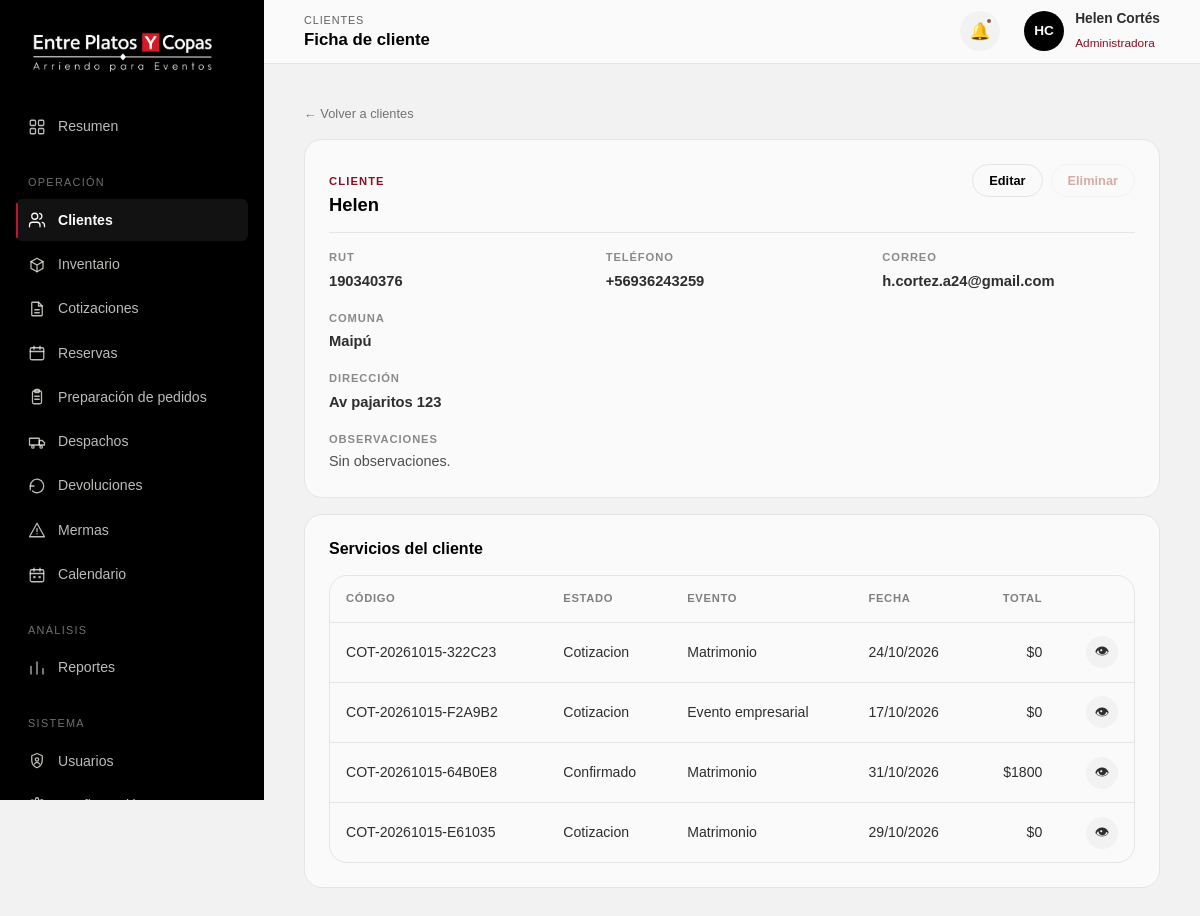
The page /gestion/clientes/6/ (signed in) on the database its author committed.
### Inventario/models.py (models this page shows, shortened)
class Cliente(models.Model):
    negocio = models.ForeignKey(
        Negocio,
        on_delete=models.CASCADE,
        related_name="clientes"
    )
    rut = models.CharField(max_length=20, blank=True)
    nombre = models.CharField(max_length=100)
    apellido = models.CharField(max_length=100, blank=True)
    telefono = models.CharField(max_length=30, blank=True)
    email = models.EmailField(max_length=150, blank=True)
    direccion = models.CharField(max_length=255, blank=True)
    comuna = models.CharField(max_length=100, blank=True)
    observaciones = models.TextField(blank=True)
    activo = models.BooleanField(default=True)
    fecha_creacion = models.DateTimeField(auto_now_add=True)
    fecha_actualizacion = models.DateTimeField(auto_now=True)
    class Meta:
        db_table = "cliente"
        constraints = [
            models.UniqueConstraint(
                fields=["negocio", "rut"],
                condition=~Q(rut=""),
                name="cliente_rut_unico_por_negocio"
            )
        ]

class Servicio(models.Model):
    class Estado(models.TextChoices):
        COTIZACION = "Cotizacion", "Cotización"
        CONTACTADO = "Contactado", "Contactado"
        CONFIRMADO = "Confirmado", "Confirmado"
        PREPARACION = "Preparacion", "En preparación"
        DESPACHADO = "Despachado", "Despachado"
        DEVOLUCION_PARCIAL = "Devolucion parcial", "Devolución parcial"
        FINALIZADO = "Finalizado", "Devuelto"
        CANCELADO = "Cancelado", "Cancelado"
    class MedioContacto(models.TextChoices):
        WHATSAPP = "WhatsApp", "WhatsApp"
        CORREO = "Correo", "Correo"
        LLAMADA = "Llamada", "Llamada"
    negocio = models.ForeignKey(
        Negocio,
        on_delete=models.CASCADE,
        related_name="servicios"
    )
    cliente = models.ForeignKey(
        Cliente,
        on_delete=models.PROTECT,
        related_name="servicios"
    )
    codigo = models.CharField(
        max_length=30,
        unique=True
    )
    estado = models.CharField(
        max_length=30,
        choices=Estado.choices,
        default=Estado.COTIZACION
    )
    tipo_servicio = models.CharField(
        max_length=100,
        blank=True
    )
    fecha_solicitud = models.DateField()
    fecha_evento = models.DateField(null=True, blank=True)
    fecha_inicio = models.DateField(null=True, blank=True)
    fecha_termino = models.DateField(null=True, blank=True)
    hora_inicio = models.TimeField(null=True, blank=True)
    hora_termino = models.TimeField(null=True, blank=True)
    direccion_evento = models.CharField(
        max_length=255,
        blank=True
    )
    comuna_evento = models.CharField(
        max_length=100,
        blank=True
    )
    cantidad_personas = models.IntegerField(
        null=True,
        blank=True
    )
    subtotal = models.DecimalField(
        max_digits=12,
        decimal_places=0,
        default=0
    )
    descuento = models.DecimalField(
        max_digits=12,
        decimal_places=0,
        default=0
    )
    total = models.DecimalField(
        max_digits=12,
        decimal_places=0,
        default=0
    )
    abono = models.DecimalField(
        max_digits=12,
        decimal_places=0,
        default=0
    )
    garantia = models.DecimalField(
        max_digits=12,
        decimal_places=0,
        default=0
    )
    observaciones = models.TextField(blank=True)
    requiere_despacho = models.BooleanField(default=False, db_default=False)
    medio_contacto = models.CharField(
        max_length=20,
        blank=True,
        default="",
        db_default="",
        choices=MedioContacto.choices
    )
    comentarios = models.TextField(blank=True, default="", db_default="")
    categorias_solicitadas = models.ManyToManyField(
        Categoria,
        blank=True,
        related_name="servicios_solicitados",
        db_table="servicio_categoria_solicitada"
    )
    categorias_por_definir = models.BooleanField(default=False, db_default=False)
    fecha_confirmacion = models.DateTimeField(
        null=True,
        blank=True
    )
    fecha_creacion = models.DateTimeField(auto_now_add=True)
    fecha_actualizacion = models.DateTimeField(auto_now=True)
    class Meta:
        db_table = "servicio"
        constraints = [
            models.CheckConstraint(
                condition=(
                    Q(fecha_inicio__isnull=True)
                    | Q(fecha_termino__isnull=True)
                    | Q(fecha_termino__gte=F("fecha_inicio"))
                ),
                name="fecha_termino_mayor_inicio"
            )
        ]

### Inventario/views.py (the view, shortened to what this page needs)
@solo_administrador
def gestion_cliente(request, id):
    cliente = get_object_or_404(
        Cliente.objects.select_related("negocio"),
        id=id,
    )
    servicios = (
        Servicio.objects
        .filter(cliente=cliente)
        .order_by("-fecha_creacion")
    )
    return render(
        request,
        "cliente.html",
        {
            "cliente": cliente,
            "servicios": servicios,
        },
    )

### gestion/templates/cliente.html (shortened to what this page needs)
{% load static %}
<!DOCTYPE html>
<html lang="es">
<head>
<link rel="stylesheet" href="{% static 'css/admin.css' %}?v=clients-edit-1">
</head>
<body>
<div class="admin-shell">
  <aside class="admin-sidebar" id="admin-sidebar">
    <div class="sidebar-brand">
      <a href="{% url 'index' %}"><img src="{% static 'images/logo2.jpg' %}" alt="Entre Platos y Copas"></a>
    </div>
    <nav class="sidebar-nav">
      <a href="{% url 'inicio' %}" class="sidebar-link"><span class="nav-icon"></span><span class="nav-label">Resumen</span></a>
      <span class="sidebar-group-label">Operación</span>
      <a href="{% url 'gestion_clientes' %}" class="sidebar-link"><span class="nav-icon"></span><span class="nav-label">Clientes</span></a>
      <a href="{% url 'gestion_inventario' %}" class="sidebar-link"><span class="nav-icon"></span><span class="nav-label">Inventario</span></a>
      <a href="{% url 'gestion_cotizaciones' %}" class="sidebar-link"><span class="nav-icon"></span><span class="nav-label">Cotizaciones</span></a>
      <a href="{% url 'gestion_reservas' %}" class="sidebar-link"><span class="nav-icon"></span><span class="nav-label">Reservas</span></a>
      <a href="{% url 'gestion_preparacion' %}" class="sidebar-link"><span class="nav-icon"></span><span class="nav-label">Preparación de pedidos</span></a>
      <a href="{% url 'gestion_despachos' %}" class="sidebar-link"><span class="nav-icon"></span><span class="nav-label">Despachos</span></a>
      <a href="{% url 'gestion_devoluciones' %}" class="sidebar-link"><span class="nav-icon"></span><span class="nav-label">Devoluciones</span></a>
      <a href="{% url 'gestion_mermas' %}" class="sidebar-link"><span class="nav-icon"></span><span class="nav-label">Mermas</span></a>
      <a href="{% url 'gestion_calendario' %}" class="sidebar-link"><span class="nav-icon"></span><span class="nav-label">Calendario</span></a>
      <span class="sidebar-group-label">Análisis</span>
      <a href="{% url 'gestion_reportes' %}" class="sidebar-link"><span class="nav-icon"></span><span class="nav-label">Reportes</span></a>
      <span class="sidebar-group-label">Sistema</span>
      <a href="{% url 'gestion_usuarios' %}" class="sidebar-link"><span class="nav-icon"></span><span class="nav-label">Usuarios</span></a>
      <a href="{% url 'gestion_configuracion' %}" class="sidebar-link"><span class="nav-icon"></span><span class="nav-label"></span></a>
    </nav>
  </aside>
  <div class="admin-main">
    <header class="admin-topbar">
      <div style="display:flex;align-items:center;gap:1rem;">
        <div class="topbar-title">
          <span class="eyebrow">Clientes</span>
          <h1>Ficha de cliente</h1>
        </div>
      </div>
      <div class="topbar-actions">
        <button class="icon-btn" aria-label="Notificaciones"><span class="dot"></span>🔔</button>
        <div class="topbar-user">
          <div class="user-avatar">HC</div>
          <div class="user-info"><strong>Helen Cortés</strong><span>Administradora</span></div>
        </div>
      </div>
    </header>
    <main class="admin-content">
      <div class="breadcrumb"><a href="{% url 'gestion_clientes' %}">← Volver a clientes</a></div>
      <div id="cliente-detalle">
<div class="card">
  <div class="card-head">
    <div><span class="eyebrow">Cliente</span><h2>{{ cliente.nombre }} {{ cliente.apellido }}</h2></div>
    <div class="card-head-actions">
      <button class="btn btn-outline btn-sm" type="button" id="btn-editar-cliente">Editar</button>
      {% if servicios %}
      <button class="btn btn-danger-outline btn-sm" type="button" disabled title="No se puede eliminar: tiene cotizaciones o reservas asociadas">Eliminar</button>
      {% else %}
      <form method="post" action="{% url 'gestion_cliente' cliente.id %}" data-confirm-delete="{{ cliente.nombre }} {{ cliente.apellido }}">
        {% csrf_token %}
        <input type="hidden" name="accion" value="eliminar">
        <button class="btn btn-danger-outline btn-sm" type="submit">Eliminar</button>
      </form>
      {% endif %}
    </div>
  </div>
  <div class="detail-grid">
    <div><span class="cell-muted">RUT</span><strong>{{ cliente.rut|default:"—" }}</strong></div>
    <div><span class="cell-muted">Teléfono</span><strong>{{ cliente.telefono|default:"—" }}</strong></div>
    <div><span class="cell-muted">Correo</span><strong>{{ cliente.email|default:"—" }}</strong></div>
    <div><span class="cell-muted">Comuna</span><strong>{{ cliente.comuna|default:"—" }}</strong></div>
    <div class="full"><span class="cell-muted">Dirección</span><strong>{{ cliente.direccion|default:"—" }}</strong></div>
    <div class="full"><span class="cell-muted">Observaciones</span><p>{{ cliente.observaciones|default:"Sin observaciones." }}</p></div>
  </div>
</div>
<div class="card" style="margin-top:1rem;">
  <div class="card-head"><h2 style="font-size:1rem;">Servicios del cliente</h2></div>
  <div class="table-wrap">
    <table class="data-table"><thead><tr><th>Código</th><th>Estado</th><th>Evento</th><th>Fecha</th><th class="cell-num">Total</th><th></th></tr></thead>
    <tbody>
      {% for servicio in servicios %}
      <tr><td>{{ servicio.codigo }}</td><td>{{ servicio.estado }}</td><td>{{ servicio.tipo_servicio|default:"—" }}</td><td>{{ servicio.fecha_evento|date:"d/m/Y"|default:"—" }}</td><td class="cell-num">${{ servicio.total|floatformat:0 }}</td><td><div class="table-actions"><a class="icon-btn" href="{% url 'gestion_cotizacion' servicio.id %}" title="Ver detalle de la cotización" aria-label="Ver detalle de {{ servicio.codigo }}">👁</a></div></td></tr>
      {% empty %}<tr><td colspan="6" class="empty-state">Este cliente aún no tiene servicios.</td></tr>{% endfor %}
    </tbody></table>
  </div>
</div>
</div>
    </main>
  </div>
</div>
</body>
</html>

### rows shown on the page
Cliente: nombre "Helen", rut "190340376", telefono "+56936243259", email "h.cortez.a24@gmail.com", comuna "Maipú", direccion "Av pajaritos 123", observaciones "Sin observaciones."
Servicio: codigo "COT-20261015-322C23", estado "Cotizacion", tipo_servicio "Matrimonio", fecha_evento "24/10/2026", total "0"
Servicio: codigo "COT-20261015-F2A9B2", estado "Cotizacion", tipo_servicio "Evento empresarial", fecha_evento "17/10/2026", total "0"
Servicio: codigo "COT-20261015-64B0E8", estado "Confirmado", tipo_servicio "Matrimonio", fecha_evento "31/10/2026", total "1800"
Servicio: codigo "COT-20261015-E61035", estado "Cotizacion", tipo_servicio "Matrimonio", fecha_evento "29/10/2026", total "0"
